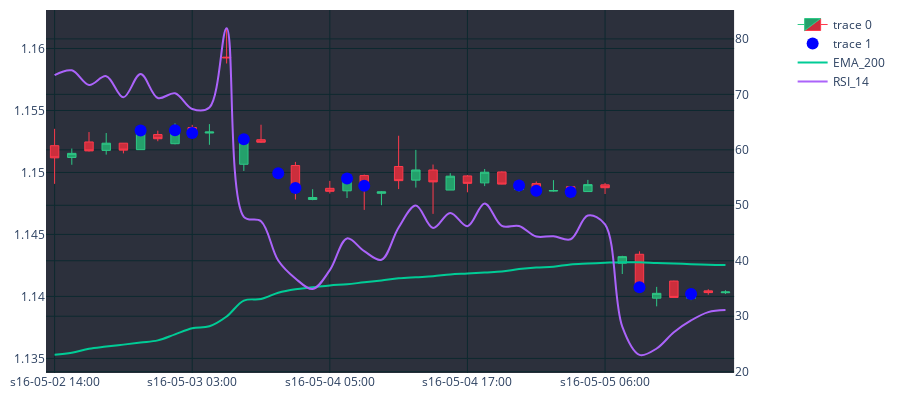
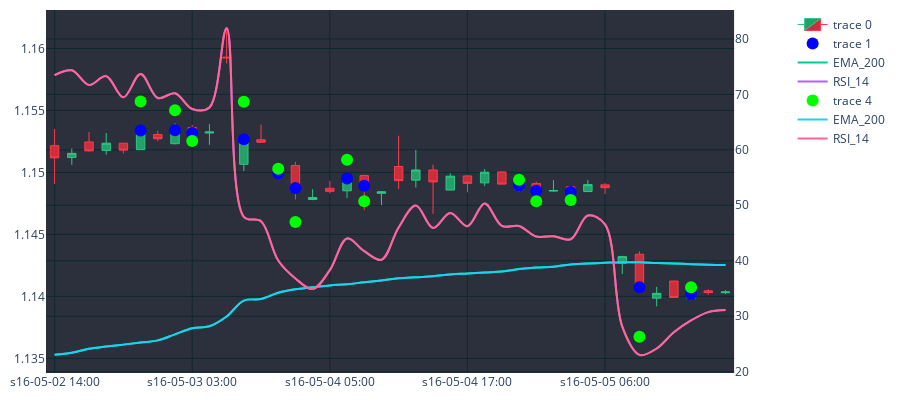
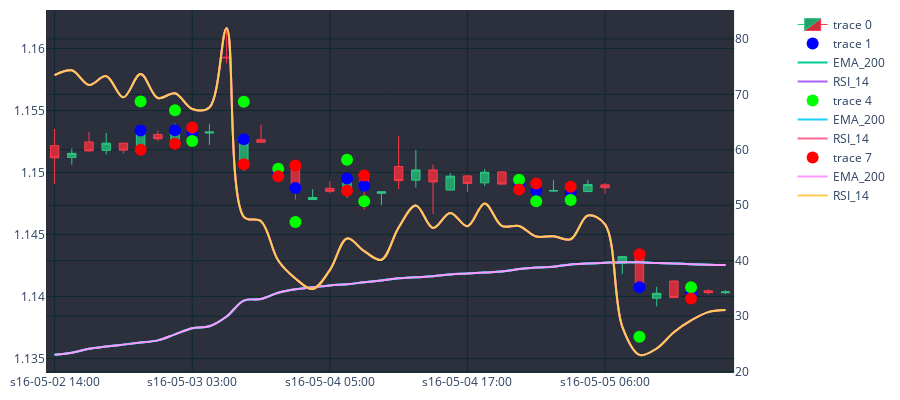

These figures' notebook cell, in order:
### Code cell
cp=CandlePlot(df_plot, candles=True)

trades=cp.df_plot[df_plot.SIGNAL != NONE]
markers=['mid_c','TAKE_PROFIT',"STOP_LOSS"]
marker_colors=["#0000FF","#00FF00","#ff0000"]
for i in range(3):
    cp.fig.add_trace(go.Scatter(
        x=trades.sTime,
        y=trades[markers[i]],
        mode='markers',
        marker=dict(color=marker_colors[i],size=12)
        
    ))
    cp.show_plot(line_traces=["EMA_200"],sec_traces=["RSI_14"])
